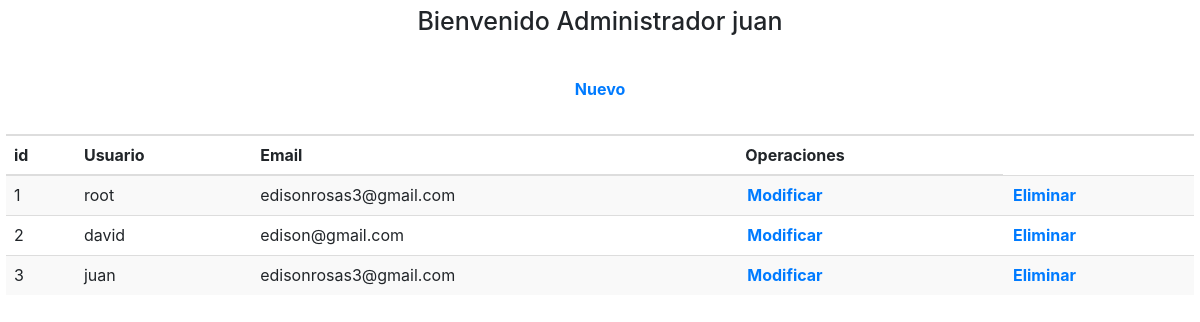
/admin/Administrador/mostrarUsuarios.php (signed in), run on the app's committed database.
### tables this page shows
CREATE TABLE `tipousuario` (
  `idTipoUsuario` int(11) NOT NULL,
  `uUsuario` varchar(45) DEFAULT NULL,
  `contraseña` varchar(50) DEFAULT NULL,
  `uEmail` varchar(45) DEFAULT NULL,
  `idRol` int(11) DEFAULT NULL
);

### admin/Administrador/mostrarUsuarios.php (the view, shortened to what this page needs)
<?php
$usuario = $_SESSION['username'];
if (!isset($usuario)) {
    header("Location: ../../login.php");
}else{
    echo " <h1>Bienvenido Administrador $usuario</h1> ";
}
?>
<!DOCTYPE html>
<html lang="en">
<head>
    <link rel="stylesheet" href="https://maxcdn.bootstrapcdn.com/bootstrap/3.3.7/css/bootstrap.min.css">
    <link rel="stylesheet" href="https://cdn.jsdelivr.net/npm/bootstrap@4.0.0/dist/css/bootstrap.min.css">
</head>
<body>
   <div class="table-responsive">
   <table class="table table-striped">
       <thead>
           <tr>
               <th colspan="13">
                   <a href="crearUsuario.php"> <center>Nuevo</center> </a>
               </th>
           </tr>
           <tr>
               <th>id</th>
               <th>Usuario</th>
               <th>Email</th>
               <th>Operaciones</th>
           </tr>
       </thead>
       <tbody>
           <?php
           include "../../conexion.php";
           $query = "SELECT * FROM tipoUsuario";
           $resultado = $conn->query($query);
           while ($row = $resultado->fetch_assoc()) {
            ?>
            <tr>
            <td> <?php echo $row['idTipoUsuario']; ?> </td>
            <td> <?php echo $row['uUsuario']; ?> </td>
            <td> <?php echo $row['uEmail']; ?> </td>
            <th> <a href="editarUsuario.php?id=<?php echo $row['idTipoUsuario'];?>">Modificar</a></th>
            <th> <a href="eliminarUsuario.php?id=<?php echo $row['idTipoUsuario'];?>">Eliminar</a></th>
            </tr>
           <?php
           }
           ?>
       </tbody>
    </table>
   </div>
</body>
</html>

### css/templatemo_style.css (style rules this page uses)
body { font:14px/1.85em 'Open Sans',Arial,Helvetice Neue,sans-serif; color:#000000; font-weight:400; font-style:normal; -webkit-font-smoothing:antialiased; -webkit-text-size-adjust:100%; }
a,a:hover,a:focus { text-decoration:none; -webkit-transition:all 150ms ease-in; -moz-transition:all 150ms ease-in; -o-transition:all 150ms ease-in; transition:all 150ms ease-in; }
h1,h2,h3,h4,h5,h6 { font-family:'Open Sans',Arial,Helvetice Neue,sans-serif; }
h1 { width:100%; font-size:36px; color:#747474; text-align:center; }

### css/styles.css (style rules this page uses)
table { border-collapse:collapse; border-spacing:0; }
* { margin: 0; padding: 2; -box-sizing: border-box; }

### data on the page
tipousuario: idTipoUsuario "1", uUsuario "root", uEmail "edisonrosas3@gmail.com"
tipousuario: idTipoUsuario "2", uUsuario "david", uEmail "edison@gmail.com"
tipousuario: idTipoUsuario "3", uUsuario "juan", uEmail "edisonrosas3@gmail.com"

### other printed values
$usuario "juan"
